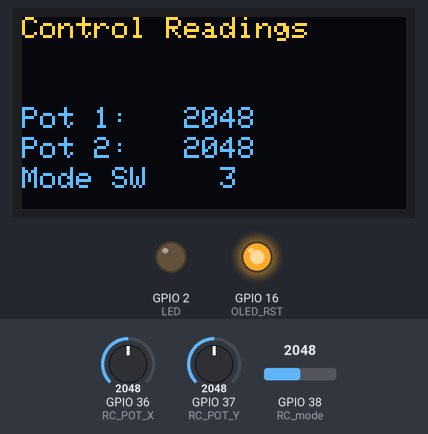
Bench run of a program on a simulated ESP32. Shown: 128×64 one-colour display, output pins drawn as LEDs (lit = HIGH). The inputs (shaded band) are chosen by the test bench; at power-on: GPIO 36 (RC_POT_X) = 2048, GPIO 37 (RC_POT_Y) = 2048, GPIO 38 (RC_mode) = 2048. The OLED is the two-colour kind (top 16 rows yellow); what the program prints to the serial monitor is not drawn.

Above: at 1.2 s.
1.3 s: GPIO 36 (RC_POT_X) set to 1960
At 3.0 s:
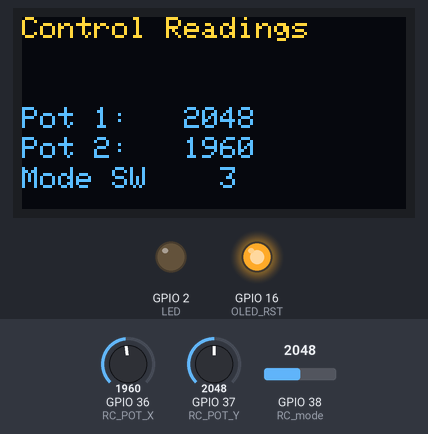
3.6 s: GPIO 37 (RC_POT_Y) set to 1960
At 5.2 s:
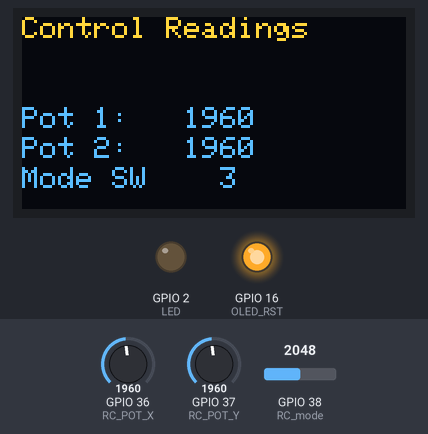
5.6 s: GPIO 38 (RC_mode) set to 1960
At 7.4 s:
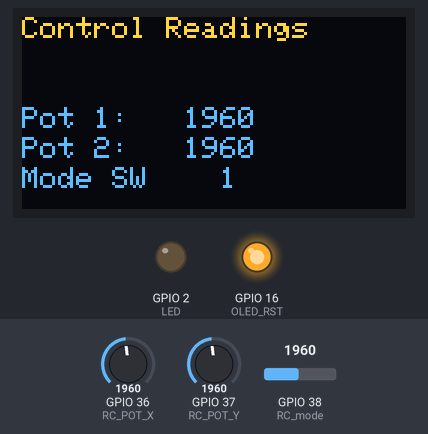
7.7 s: GPIO 36 (RC_POT_X) set to 2040
At 9.4 s:
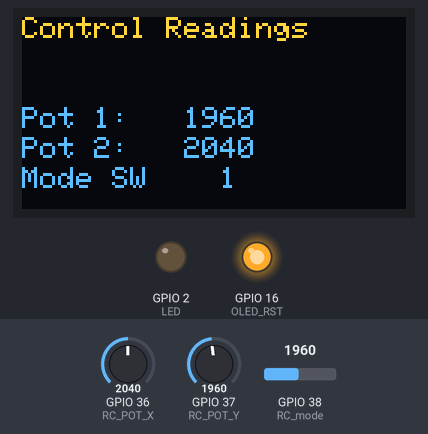
9.7 s: GPIO 37 (RC_POT_Y) set to 2040
At 10.8 s:
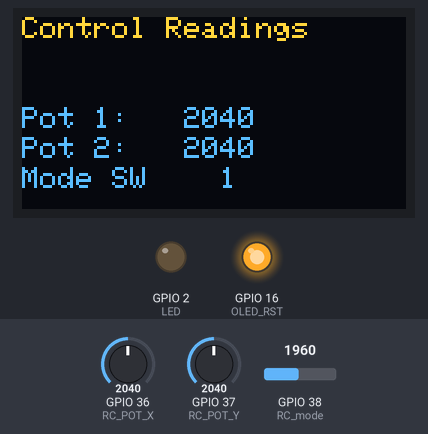
11.8 s: GPIO 38 (RC_mode) set to 2040
At 13.0 s:
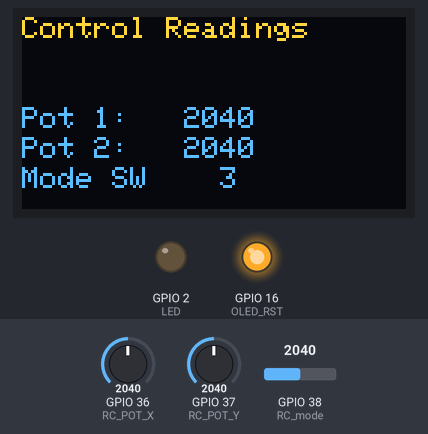
Timing chart, 0 to 14.8 s (numbered marks = the images above; inputs shaded):
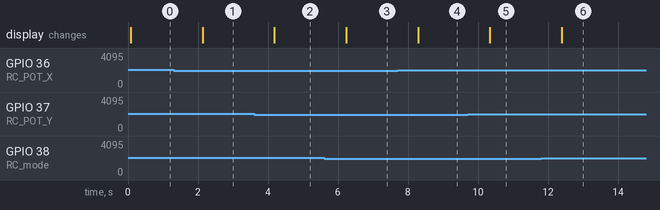

Measured:
- after the input at 1.3 s, the display: changes after 0.83 s (image 1)
- after the input at 3.6 s, the display: changes after 0.58 s (image 2)
- after the input at 5.6 s, the display: changes after 0.63 s (image 3)
- after the input at 7.7 s, the display: changes after 0.59 s (image 4)
- after the input at 9.7 s, the display: changes after 0.64 s (image 5)
- after the input at 11.8 s, the display: changes after 0.59 s (image 6)

The program:

main.cpp
```cpp
/* Program: ttgo_adafruit_client_v2.ino
 * a simple messaging client (receiver)with the RH_RF95 class.
*/

//#include <SPI.h>
//#include <Adafruit_GFX.h>
#include <Adafruit_SSD1306.h>

// functions below
void startSerial();
void startOLED();
void getControlReadings();
void displayOLED();
int check_mode(int mode_value);
void printResults();

// read the input on analog pin GIOP36:
#define RC_POT_X 36
#define RC_POT_Y 37
#define RC_mode 38

int steering_val = analogRead(RC_POT_X);
int throttle_val = analogRead(RC_POT_Y);
int mode_switch_value = analogRead(RC_mode);
int switch_mode;

//OLED definitions
#define OLED_SDA 4
#define OLED_SCL 15
#define OLED_RST 16
#define SCREEN_WIDTH 128 // OLED display width, in pixels
#define SCREEN_HEIGHT 64 // OLED display height, in pixels
Adafruit_SSD1306 display(SCREEN_WIDTH, SCREEN_HEIGHT, &Wire, OLED_RST);

#define LED 2     // On board LED to blink for feedback


void setup(){
  pinMode(LED, OUTPUT);
  pinMode(RC_POT_X, INPUT);
  pinMode(RC_POT_Y, INPUT);
  pinMode(RC_mode, INPUT);
  startSerial();
  startOLED();
}

void loop(){
  getControlReadings();
  displayOLED();
  printResults();
  delay(1000);
}

void getControlReadings(){
  steering_val = analogRead(RC_POT_X);
  throttle_val = analogRead(RC_POT_Y);
  mode_switch_value = analogRead(RC_mode);
  switch_mode = check_mode(mode_switch_value);
}

int check_mode(int mode_value){
  int mode = 0;
  if (mode_value > 3000) {
    mode = 2; //middle
    }
    else if (mode_value < 2000) {
      mode = 1;  // up
      }
      else {
        mode = 3;
        }  // down
  return mode;
}

void startSerial(){
  Serial.begin(115200);
  if (!Serial) {
      while(1) delay(1000);   // loop forever and don't continue
  }
  Serial.println("running ttgo_mode_oled");
}

void startOLED(){
  Serial.println("In startOLED");
  pinMode(OLED_RST, OUTPUT);
  digitalWrite(OLED_RST, LOW);
  delay(20);
  digitalWrite(OLED_RST, HIGH);
  Wire.begin(OLED_SDA, OLED_SCL);
  if(!display.begin(SSD1306_SWITCHCAPVCC, 0x3c, false, false)) { // Address 0x3C for 128x32
    Serial.println(F("SSD1306 allocation failed"));
    while(1) delay(1000);   // loop forever and don't continue
  }
  display.clearDisplay();
  display.setTextColor(WHITE);
  display.setTextSize(1);
  display.setCursor(0,0);
  display.print("start OLED");
  Serial.println("startOLED - exit");
}

void displayOLED(){
  display.clearDisplay();
  display.setCursor(0,0);
  display.setTextSize(1);
  display.print("Control Readings");
  display.setCursor(0,30);
  display.print("Pot 1:");
  display.setCursor(54,30);
  display.print(throttle_val);
  display.setCursor(0,40);
  display.print("Pot 2:");
  display.setCursor(54,40);
  display.print(steering_val);
  display.setCursor(0,50);
  display.print("Mode SW");
  display.setCursor(66,50);
  display.print(switch_mode);
  display.display();
}

void printResults(){
  Serial.print("pot 1: ");
  Serial.print(throttle_val);
  Serial.print(", pot 2: ");
  Serial.print(steering_val);
  Serial.print(", switch: ");
  Serial.print(mode_switch_value);
  Serial.print(", mode SW: ");
  Serial.println(switch_mode);
}
```
